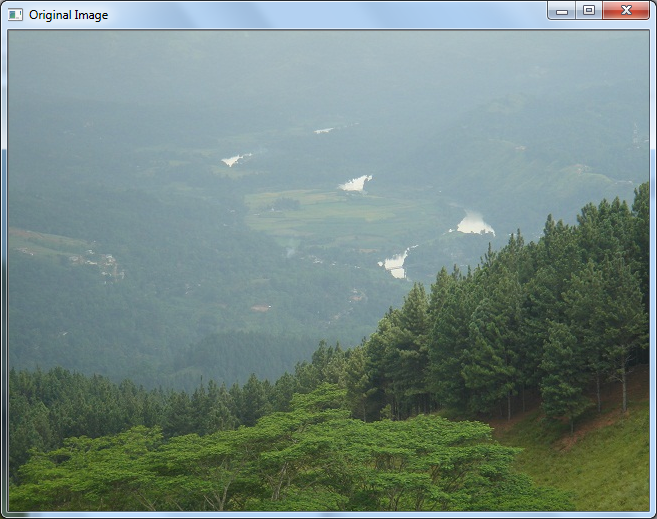
//> input picture opencv_blogspot_tutorial/Blur-Image.png, 657 x 519 px
$ ./SmoothBlur   (built with g++ and OpenCV 4)
//> lines starting //> are read from the running program, lines starting //| are printed output that depends on the picture
/* Smooth / Blur Images
1.  Homogeneous Smoothing
2.  Gaussian Smoothing
3.  Median Smoothing
4.  Bilateral Smoothing */
#include "opencv2/imgproc/imgproc.hpp"
#include "opencv2/highgui/highgui.hpp"
#include <iostream>
using namespace cv;
using namespace std;
int homogeneous()
{
	//create 2 empty windows
	namedWindow( "Original Image" , CV_WINDOW_AUTOSIZE );
	namedWindow( "Smoothed Image" , CV_WINDOW_AUTOSIZE );
	// Load an image from file
	Mat src = imread("/home/shashwat/OpenCVPrac/opencv_blogspot_tutorial/Blur-Image.png", 1);
	//show the loaded image
	imshow("Original Image", src);
	Mat dst;
	for (int i = 1; i < 31; i = i + 2)
	{
		//smooth the image in the "src" and save it to "dst"
		blur( src, dst, Size( i, i ) );
		//show the blurred image with the text
		imshow( "Smoothed Image", dst );
		//wait for a key press infinitely
		int c = waitKey(0);
		//if the "esc" key is pressed during the wait, return
		if (c == 27)
		return 0;
	}
	//wait for a key press infinitely
	waitKey(0);
	return 0;
}
// [77 lines left out: functions gaussian, median, bilateral, not called in this run]
int main()
{
	int choice=0;
	cout << "Homogeneous -> 1, Gaussian -> 2, Median -> 3, Bilateral -> 4\n";
	cin >> choice;
//> the answer given: 1
	switch(choice)
	{
		case 1:
		homogeneous();
//> in homogeneous, src is the input picture: 519 rows x 657 cols, CV_8UC3; mean B, G, R 129.7, 135.9, 116.7
//> the loop in homogeneous, `for (int i = 1; i < 31; i = i + 2)` made 15 passes; the space key is pressed
//> pass 2, in homogeneous, `blur( src, dst, Size( i, i ) );`:
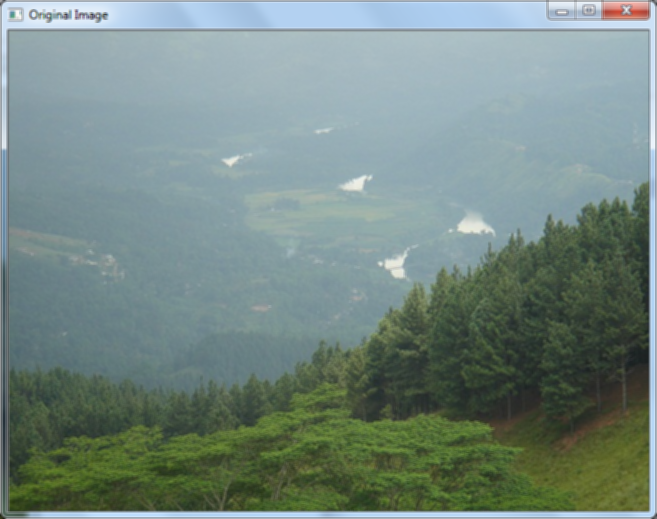
//> dst: 519 rows x 657 cols, CV_8UC3; mean B, G, R 130.2, 136.4, 117.1
//> after the loop in homogeneous, `for (int i = 1; i < 31; i = i + 2)`:
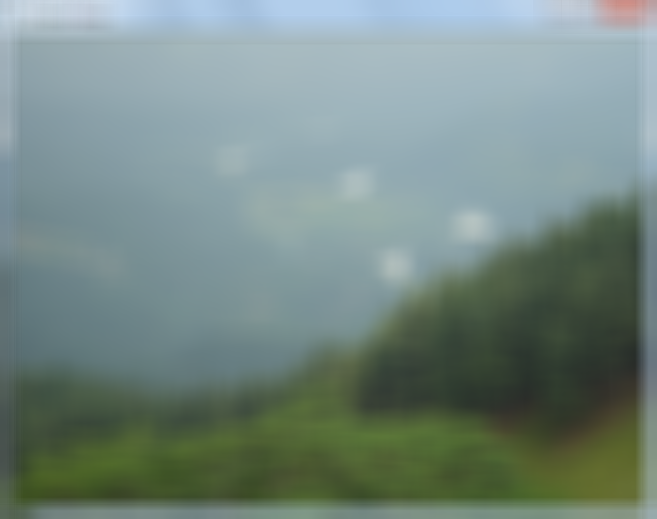
//> dst: 519 rows x 657 cols, CV_8UC3; mean B, G, R 130.1, 136.4, 117
		break;
		case 2:
		gaussian();
		break;
		case 3:
		median();
		break;
		case 4:
		bilateral();
		break;
		default:
		cout << "Incorrect input";
	}
}
